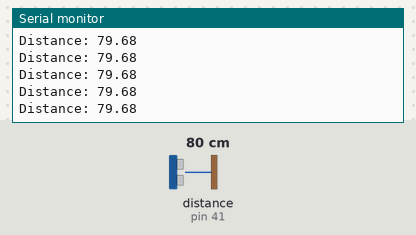
A sketch run on a simulated Arduino Mega 2560, built with avr-gcc and run on an emulated ATmega2560. On the bench: the last lines printed to the serial monitor. Wiring (inferred from the names in the program): ultrasonic range finder: trigger pin 40; echo pin 41. The inputs (shaded band) are chosen by the test bench; at power-on: distance to the obstacle (sensor on pin 41) 80 cm. The echo pulse lasts 58.3 µs per cm.

Above: at 1.2 s.
1.3 s: distance to the obstacle (sensor on pin 41) set to 120 cm
At 1.49 s:
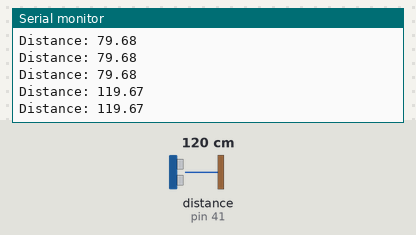
4.3 s: distance to the obstacle (sensor on pin 41) set to 2 cm
At 4.3 s:
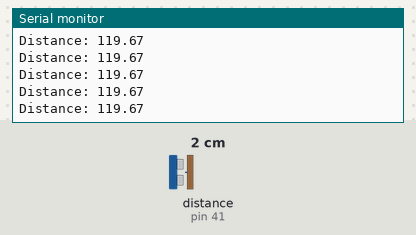
5.8 s: distance to the obstacle (sensor on pin 41) set to 299 cm
At 5.83 s:
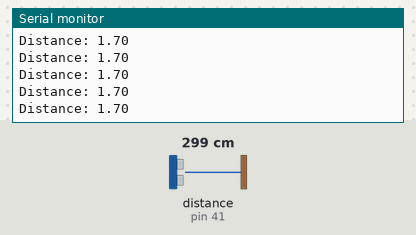
Timing chart, 0 to 8.8 s (numbered marks = the images above; inputs shaded):
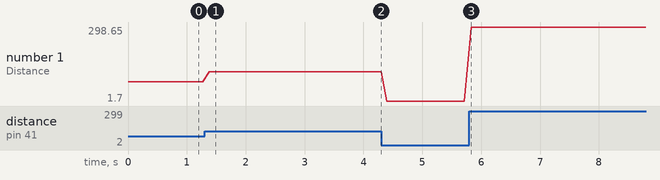

Measured:
- after the input at 1.3 s, the serial monitor: prints a new line after 0.08 s (image 1)
- plotted number 1: 79.68 → 119.67 after the input at 1.3 s, 119.67 → 1.7 after the input at 4.3 s, 1.7 → 298.65 after the input at 5.8 s

The sketch:

Ultrasonic_test.ino
```cpp
const int trigPin = 40;
const int echoPin = 41;

float duration, distance;

void setup() {
  pinMode(trigPin, OUTPUT);
  pinMode(echoPin, INPUT);
  Serial.begin(9600);
}

void loop() {
  digitalWrite(trigPin, LOW);
  delayMicroseconds(2);
  digitalWrite(trigPin, HIGH);
  delayMicroseconds(10);
  digitalWrite(trigPin, LOW);

  duration = pulseIn(echoPin, HIGH);
  distance = (duration*.0343)/2;
  Serial.print("Distance: ");
  Serial.println(distance);
  delay(100);
}
```

Encoder_funcs.cpp
```cpp
#include "Encoder_funcs.h"

Wheels::Wheels(int leftA, int leftB, int rightA, int rightB):LeftEncoder(leftA,leftB),RightEncoder(rightA,rightB){
    this->deltaT = 1; // sampling time for the speed in milliseconds
    this-> countsperRev = 633;  // encoder counts per revolution
}

Wheels::~Wheels(){
    ~this->newLeft;
    ~this->newRight;
    ~this->startLeft;
    ~this->startRight;

    ~this->deltaT;
    ~this->startTime;
    ~this->countsperRev;
}

// intialises the values for start time and first left and right positions
void Wheels::startTimer(){
    // Serial.begin(9600);  only for debugging
    this->startTime = millis();
    this->startLeft = this->LeftEncoder.read();
    this->startRight = this->RightEncoder.read();
}

// calculates the speeds for both encoders
void Wheels::computeSpeeds(){
    unsigned long now = millis();
    this->newLeft = this->LeftEncoder.read();
    this->newRight = this->RightEncoder.read();

    if( now - this->startTime >= this->deltaT) {

        this->leftSpeed = (this->newLeft - this->startLeft) / (float)(this->deltaT * 1e-3 * this->countsperRev );
        this->rightSpeed = (this->newRight - this->startRight) / (float)(this->deltaT * 1e-3 * this->countsperRev );

        // Serial.print("Left Speed: ");    only for debugging
        // Serial.print(this->leftSpeed);
        // Serial.print("  Right Speed: ");
        // Serial.println(this->rightSpeed);

        this->startTime = now;
        this->startLeft = this->newLeft;
        this->startRight = this->newRight;
    }
}

// returns left wheel speed
float Wheels::getLeftSpeed(bool unit){
    if(unit){
        return this->leftSpeed; // this is in revolutions per second
    }
    else{
        return this->leftSpeed * 0.06 * M_PI;   // in metres per second
    }
}

// returns right wheel speed
float Wheels::getRightSpeed(bool unit){
    if(unit){
        return this->rightSpeed; // this is in revolutions per second
    }
    else{
        return this->rightSpeed * 0.06 * M_PI;   // in metres per second
    }
}
```

Encoder_funcs.h
```cpp
#ifndef Encoder_funcs_h
#define Encoder_funcs_h

#include <Arduino.h>
#include <math.h>
#include <Encoder.h>

class Wheels
{
public:
    Wheels(int leftA, int leftB, int rightA, int rightB);    // initialisation
    ~Wheels();   //destructor

    void computeSpeeds(); // calculate speeds
    void startTimer();
    float getLeftSpeed(bool unit);
    float getRightSpeed(bool unit);

private:

    volatile long newLeft, newRight;
    volatile long startLeft, startRight;
    volatile float leftSpeed;
    volatile float rightSpeed;

    Encoder LeftEncoder;
    Encoder RightEncoder;

    unsigned long deltaT; // sampling time period for speed in ms
    unsigned long startTime;
    unsigned int countsperRev;    // same for L and R
    float speedRatio;
};


#endif
```
